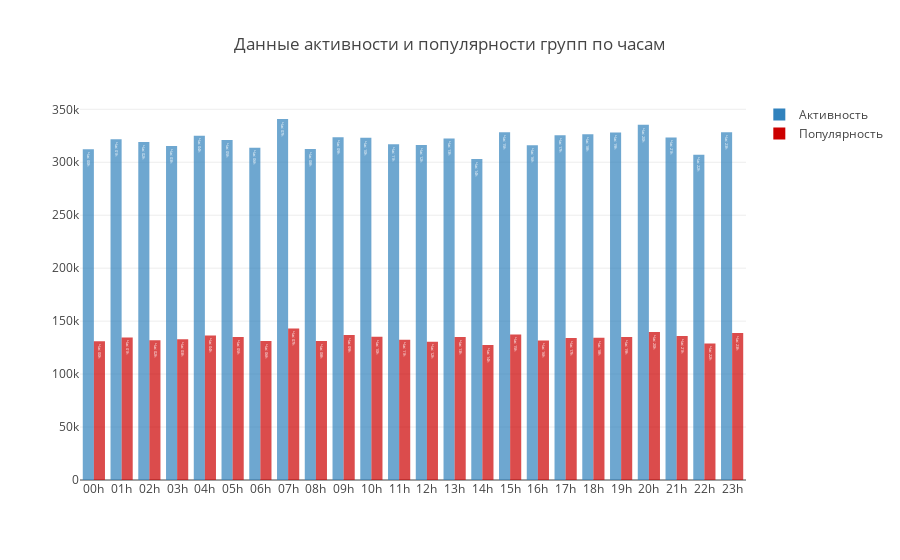

Notebook source saved alongside this figure:
### Code cell
val trace1 = Bar(
  hours,
  cnt_a,
  "Активность",
  text = hours.map(x => "Час " + x),
  // orientation = Orientation.Horizontal,
  marker = Marker(
    color = Color.RGB(49, 130, 189),
    opacity = 0.7))

val trace2 = Bar(
  hours,
  cnt_p,
  "Популярность",
  text = hours.map(x => "Час " + x),
  // orientation = Orientation.Horizontal,
  marker = Marker(
    color = Color.RGB(204, 0, 0),
    opacity = 0.7))

Seq(trace1, trace2).plot("Данные активности и популярности групп по часам")

### Figure 1 — Plotly figure (JSON) as saved in the notebook; plotly's stock layout.template omitted (floating-point values rounded to 4 significant figures)
{"data": [{"marker": {"color": "rgb(49, 130, 189)", "opacity": 0.7}, "name": "Активность", "text": ["Час 00h", "Час 01h", "Час 02h", "Час 03h", "Час 04h", "Час 05h", "Час 06h", "Час 07h", "Час 08h", "Час 09h", "Час 10h", "Час 11h", "Час 12h", "Час 13h", "Час 14h", "Час 15h", "Час 16h", "Час 17h", "Час 18h", "Час 19h", "Час 20h", "Час 21h", "Час 22h", "Час 23h"], "type": "bar", "x": ["00h", "01h", "02h", "03h", "04h", "05h", "06h", "07h", "08h", "09h", "10h", "11h", "12h", "13h", "14h", "15h", "16h", "17h", "18h", "19h", "20h", "21h", "22h", "23h"], "y": [312314, 321707, 319148, 315376, 325096, 320993, 313794, 340855, 312593, 323576, 323072, 317125, 316304, 322514, 303189, 328408, 316001, 325420, 326375, 328067, 335332, 323341, 307189, 328270]}, {"marker": {"color": "rgb(204, 0, 0)", "opacity": 0.7}, "name": "Популярность", "text": ["Час 00h", "Час 01h", "Час 02h", "Час 03h", "Час 04h", "Час 05h", "Час 06h", "Час 07h", "Час 08h", "Час 09h", "Час 10h", "Час 11h", "Час 12h", "Час 13h", "Час 14h", "Час 15h", "Час 16h", "Час 17h", "Час 18h", "Час 19h", "Час 20h", "Час 21h", "Час 22h", "Час 23h"], "type": "bar", "x": ["00h", "01h", "02h", "03h", "04h", "05h", "06h", "07h", "08h", "09h", "10h", "11h", "12h", "13h", "14h", "15h", "16h", "17h", "18h", "19h", "20h", "21h", "22h", "23h"], "y": [131087, 134482, 131933, 132778, 136470, 135081, 131198, 142981, 131175, 136853, 135167, 132435, 130546, 135089, 127380, 137408, 131774, 134038, 134195, 134972, 139733, 135906, 128918, 138830]}], "layout": {"title": "Данные активности и популярности групп по часам"}}
